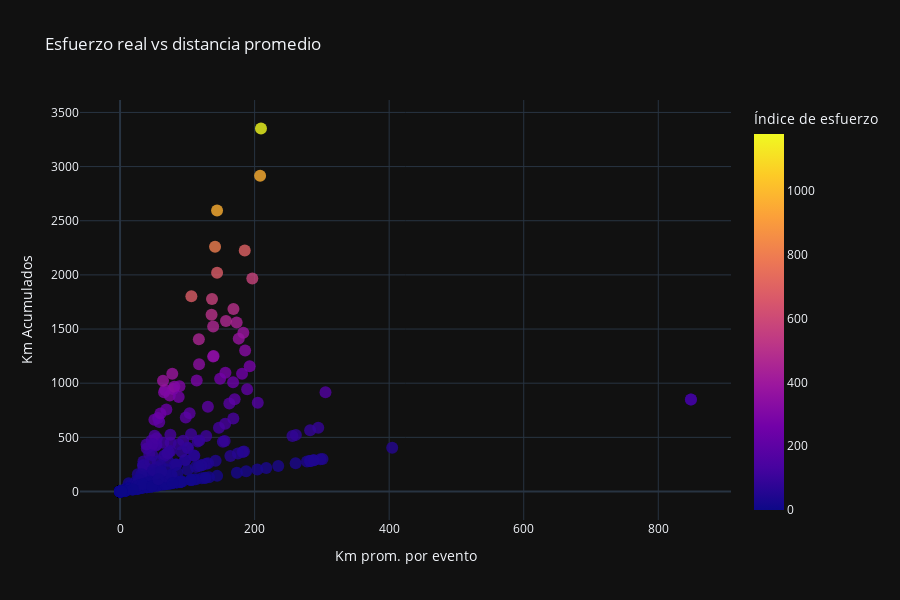

The cell this chart's notebook holds for it:
### Code cell
fig = px.scatter(
    jugador_stats,
    x="km_prom",
    y="km_totales",
    color="indice_esfuerzo",
    hover_data={
        "jugador_id": True,
        "localidad": True,
        "km_prom": ':.1f',
        "km_totales": ':.1f',
        "cantidad_eventos": True,
        "indice_esfuerzo": ':.1f'
    },
    title="Esfuerzo real vs distancia promedio",
    labels={
        "indice_esfuerzo": "Índice de esfuerzo",
        "jugador_id": "Jugador",
        "km_totales": "Km Acumulados",
        "km_prom": "Km prom. por evento",
        "cantidad_eventos": "Cantidad de eventos",
        "localidad": "Localidad"
    },
    template="plotly_dark"
)

fig.update_traces(
    marker=dict(size=12, opacity=0.8)
)

fig.update_layout(
    height=600,
    width=900
)

fig.show()

### Figure 1 — Plotly figure (JSON) as saved in the notebook; plotly's stock layout.template omitted (floating-point values rounded to 4 significant figures; data arrays with more than 128 entries replaced by an {"elided": "..."} marker saying what was removed)
{"data": [{"customdata": {"elided": "340x4 mixed values"}, "hovertemplate": "Km prom. por evento=%{x:.1f}<br>Km Acumulados=%{y:.1f}<br>Jugador=%{customdata[0]}<br>Localidad=%{customdata[1]}<br>Cantidad de eventos=%{customdata[2]}<br>Índice de esfuerzo=%{marker.color:.1f}<extra></extra>", "legendgroup": "", "marker": {"color": {"elided": "340 float values"}, "coloraxis": "coloraxis", "opacity": 0.8, "size": 12, "symbol": "circle"}, "mode": "markers", "name": "", "orientation": "v", "showlegend": false, "type": "scatter", "x": {"elided": "340 float values"}, "xaxis": "x", "y": {"elided": "340 float values"}, "yaxis": "y"}], "layout": {"coloraxis": {"colorbar": {"title": {"text": "Índice de esfuerzo"}}, "colorscale": [[0, "#0d0887"], [0.1111, "#46039f"], [0.2222, "#7201a8"], [0.3333, "#9c179e"], [0.4444, "#bd3786"], [0.5556, "#d8576b"], [0.6667, "#ed7953"], [0.7778, "#fb9f3a"], [0.8889, "#fdca26"], [1, "#f0f921"]]}, "height": 600, "legend": {"tracegroupgap": 0}, "title": {"text": "Esfuerzo real vs distancia promedio"}, "width": 900, "xaxis": {"anchor": "y", "domain": [0, 1], "title": {"text": "Km prom. por evento"}}, "yaxis": {"anchor": "x", "domain": [0, 1], "title": {"text": "Km Acumulados"}}}}
